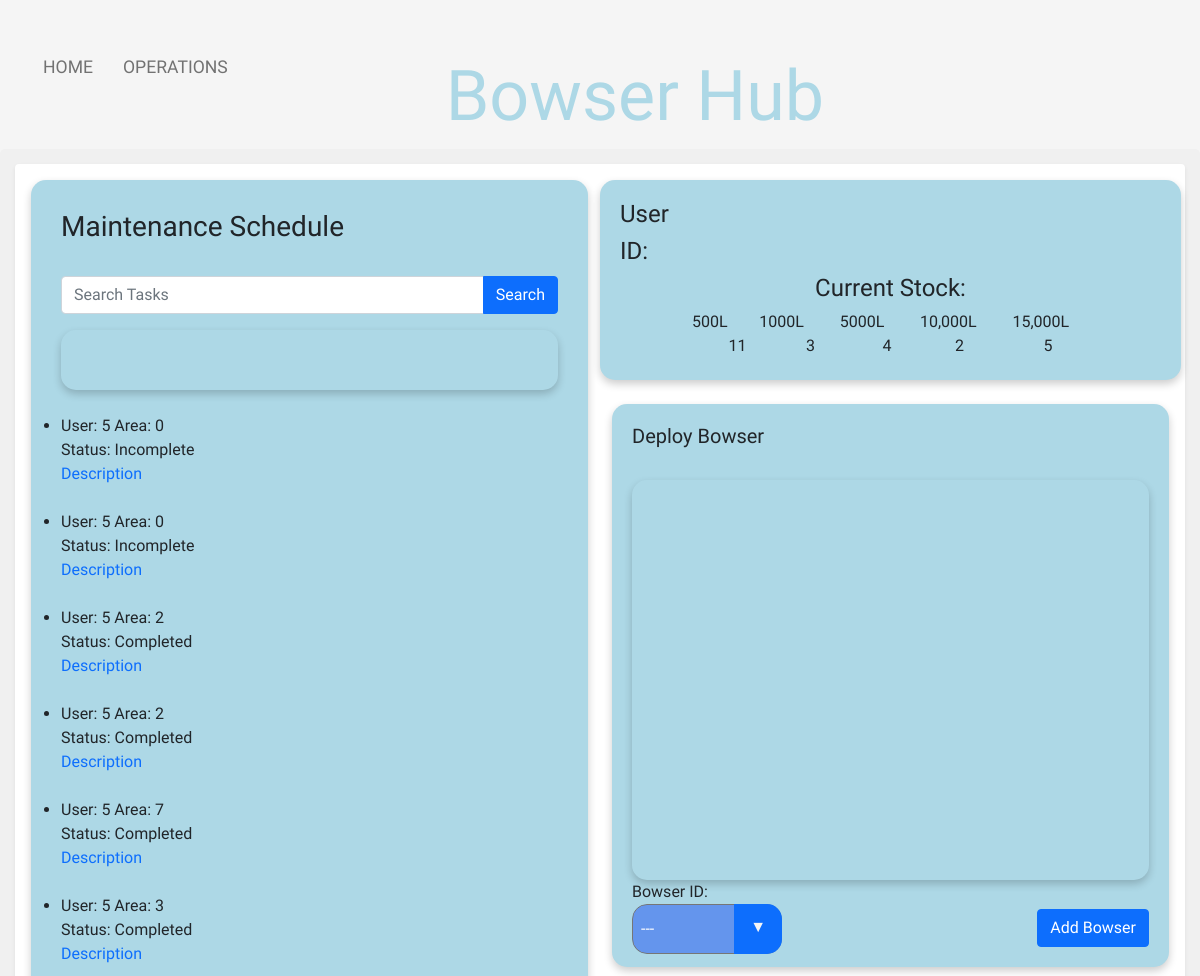
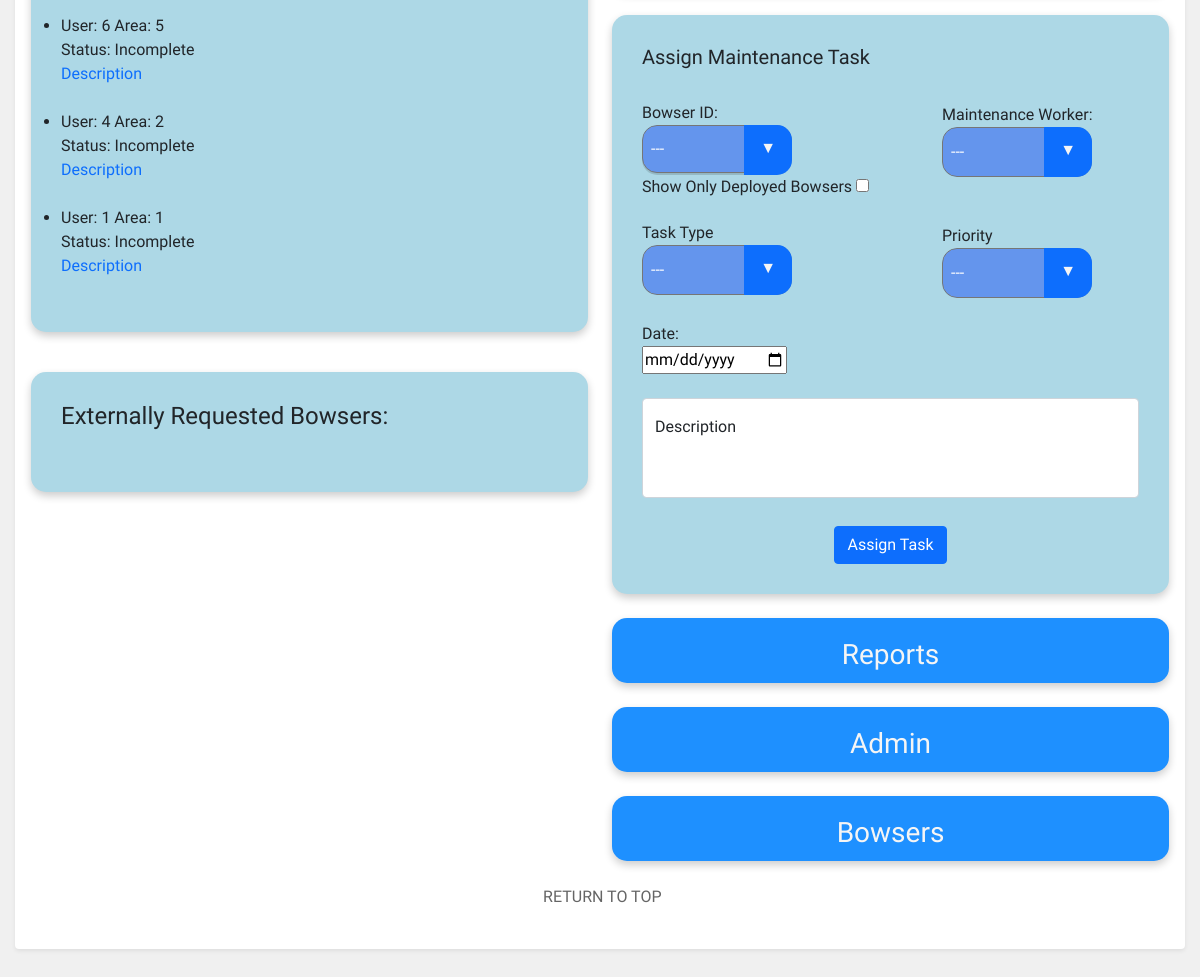
/operations/operations.php, run on the app's committed database (2 pictures, top to bottom).
### tables this page shows
CREATE TABLE `tbl_maintenance_schedule` (
  `Maintenance_ID` int(11) NOT NULL,
  `Bowser_ID` int(11) NOT NULL,
  `User_ID` int(11) NOT NULL,
  `Description` varchar(100) NOT NULL,
  `Status` varchar(100) NOT NULL,
  `Date` timestamp NOT NULL DEFAULT '0000-00-00 00:00:00',
  `Assigned_To` int(11) NOT NULL,
  `Area_ID` int(11) NOT NULL,
  `Priority` int(11) NOT NULL,
  `Task_Type` varchar(100) NOT NULL,
  `Completed_Date` timestamp NULL DEFAULT NULL
);

CREATE TABLE `tbl_bowser_stock` (
  `Bowser_Capacity` int(11) NOT NULL,
  `Stock` int(11) NOT NULL
);

### operations/operations.php (the view, shortened to what this page needs)
<!doctype html>
<html lang="en">
<head>
    <link href="https://cdn.jsdelivr.net/npm/bootstrap@5.1.1/dist/css/bootstrap.min.css" rel="stylesheet">
    <link rel="stylesheet" href="../global/global.css" type="text/css">
    <link rel="stylesheet" href="operations.css" type="text/css">
    <link rel="stylesheet" href="https://cdnjs.cloudflare.com/ajax/libs/jqueryui/1.12.1/jquery-ui.css" />
</head>
<body>
<div>
    <div class="nav-wrapper">
        <div class="left-side">
            <div class="nav-link-wrapper active-nav-link">
                <a class="text-focus-in" id="homeLink" href="../home/index.php">Home</a>
            </div>
            <div class="nav-link-wrapper active-nav-link">
                <a class="text-focus-in" href="operations.php">Operations</a>
            </div>
        </div>
        <div class="middle">
            <h2 class="text-focus-in" id="navTitle">Bowser Hub</h2>
        </div>
        <div class="right-side">
        </div>
    </div>
    <div class="upperPage">
        <div class="shadow-sm p-3 mb-5 bg-body rounded">
            <div class="row">
                <div class="col">
                    <ul class="operations-list">
                        <h3 class="text-focus-in"> Maintenance Schedule</h3>
                        <br />
                        <form action="" method="POST">
                            <div class="input-group mb-3">
                                <input type="text" name="term" id="term" class="form-control" placeholder="Search Tasks">
                                <button type="submit" name="submit" class="btn btn-primary">Search</button>
                            </div>
                        </form>
                        <div id="searchedTask">
                        </div>
                        <br />
                        <?php
                        $connection = OpenConnection();
                        $sql="SELECT * FROM tbl_maintenance_schedule ORDER BY Date DESC LIMIT 10 ";
                        $result = mysqli_query($connection, $sql);
                        while($row = mysqli_fetch_assoc($result)) {
                            echo "<li id='listItem'" .$row['Date'] ."<br />";
                            echo "User: ".$row['Assigned_To']."&nbsp"."Area: ".$row['Area_ID']."<br />";
                            echo "Status: ". $row['Status'];
                            echo "<br /><a href='#' data-toggle='popover' title='".$row['Description']."' data-content='test'>Description</a> ";
                            echo "<br /><br /></li>";
                        }
                        ?>
                    </ul>
                    <br />
                    <div id="requestAlerts">
                    <h4>Externally Requested Bowsers:</h4>
                    <br />
                    </div>
                    <br />
                </div>
                <div class="col">
                    <div class="row">
                        <div id="text_area">
                            <?php
                            $connection = OpenConnection();
                            $email = $_SESSION['email'];
                            $sql1="SELECT * FROM `tbl_user_account` WHERE email='$email'";
                            $username = current(explode('@', $email));
                            $result = mysqli_query($connection, $sql1);
                            $rows = mysqli_fetch_array($result);
                            $userID = $rows["User_ID"];
                            echo "<div id='userInfo'><h4>User&nbsp;".$username."</h4>";
                            echo "<h4>ID:&nbsp;".$userID."</h4></div>";
                            ?>
                            <div id="bowserStock">
                            <h4>Current Stock:</h4>
                            <tr>
                                <th>&nbsp;&nbsp;&nbsp;500L&nbsp;&nbsp;&nbsp;&nbsp;&nbsp;&nbsp;&nbsp;</th>
                                <th>1000L&nbsp;&nbsp;&nbsp;&nbsp;&nbsp;&nbsp;&nbsp;&nbsp;</th>
                                <th>5000L&nbsp;&nbsp;&nbsp;&nbsp;&nbsp;&nbsp;&nbsp;&nbsp;</th>
                                <th>10,000L&nbsp;&nbsp;&nbsp;&nbsp;&nbsp;&nbsp;&nbsp;&nbsp;</th>
                                <th>15,000L&nbsp;&nbsp;&nbsp;&nbsp;&nbsp;&nbsp;&nbsp;&nbsp;</th>
                            </tr>
                            <br />
                            <?php
                            function returnBowserStock($capacityNo){
                                $connection = OpenConnection();
                                $sql ="SELECT * FROM `tbl_bowser_stock` WHERE Bowser_Capacity = '$capacityNo'";
                                $result = mysqli_query($connection, $sql);
                                $rows = mysqli_fetch_array($result);
                                $stock = $rows["Stock"];
                                return $stock;
                            }
                            $fiveHundred = returnBowserStock(500);
                            $thousand = returnBowserStock(1000);
                            $fiveThousand = returnBowserStock(5000);
                            $tenThousand = returnBowserStock(10000);
                            $fifteenThousand = returnBowserStock(15000);
                            echo "<tr><td>".$fiveHundred."</td><td>&nbsp;&nbsp;&nbsp;&nbsp;&nbsp;&nbsp;&nbsp;&nbsp;&nbsp;&nbsp;&nbsp;&nbsp;&nbsp;&nbsp;&nbsp;".$thousand."</td>
                                 <td>&nbsp;&nbsp;&nbsp;&nbsp;&nbsp;&nbsp;&nbsp;&nbsp;&nbsp;&nbsp;&nbsp;&nbsp;&nbsp;&nbsp;&nbsp;&nbsp;".$fiveThousand."</td><td>&nbsp;&nbsp;&nbsp;&nbsp;&nbsp;&nbsp;&nbsp;&nbsp;&nbsp;&nbsp;&nbsp;&nbsp;&nbsp;&nbsp;&nbsp;&nbsp;"
                                .$tenThousand."</td><td>&nbsp;&nbsp;&nbsp;&nbsp;&nbsp;&nbsp;&nbsp;&nbsp;&nbsp;&nbsp;&nbsp;&nbsp;&nbsp;&nbsp;&nbsp;&nbsp;&nbsp;&nbsp;&nbsp;&nbsp;"
                                .$fifteenThousand."</td></tr><br />";
                            ?>
                            </div>
                        </div>
                    </div>
                    <br />
                    <div id="viewMap">
                    <form id="formInsertEvent" method="post" enctype="multipart/form-data" >
                        <h5>Deploy Bowser</h5><br />
                        <div class="mapDiv" id="map" name="maps" onClick="markerLocation()"> </div>
                        <label>Bowser ID:</label>
                        <br />
                        <div id="bowserInsertion">
                        <div class="select">
                                <select name="bowserForInsert" id="select">
                                    <?php
                                    echo "<option value='-1' disabled selected>---</option>";
                                    ?>
                                </select>
                        </div>
                        </div>
                        <div id="insertButton">
                            <button type="submit" name="submitBowser" class="btn btn-primary ">Add Bowser</button>
                        </div>
                    </form>
                    </div>
                        <br />
                        <div id="taskAllocation">
                        <form method="post" action="allocateTaskDAO.php" id="formAllocateTask">
                            <h5>Assign Maintenance Task</h5>
                        <br />
                            <div id="bowserID">
                                <label>Bowser ID:</label>
                                <br />
                                <div class="select">
                                  <p>
                                    <select name="bowserID" id="select">
                                      <?php
                                        echo "<option value='-1' disabled selected>---</option>";
                                        ?>
                                    </select>
                                </div>
									<label for="filter">Show Only Deployed Bowsers</label>
                                    <input type="checkbox" name="filter" form="Filter" value="filter" onchange="this.form.submit()" <?php if(!empty($_SESSION["filter"])){echo "checked";} ?>></input>
                            </div>
                            <br />
                            <div id="maintenanceID">
                                <label>Maintenance Worker:</label>
                                <br />
                                <div class="select">
                                    <select name="workerID" id="select">
                                        <?php
                                        echo "<option value='-1' disabled selected>---</option>";
                                        ?>
                                    </select>
                                </div>
                            </div>
                            <br />
                            <div id="taskID">
                                <label>Task Type</label>
                                <div id="taskType" class="select">
                                    <select name="task" id="select">
                                        <option value='-1' disabled selected>---</option>
                                    </select>
                                </div>
                            </div>
                            <br />
                            <div id="priorityID">
                                <label>Priority</label>
                                <div id="priorityMenu" class="select">
                                    <select name="priority" id="select">
                                        <option value='-1' disabled selected>---</option>
                                    </select>
                                </div>
                            </div>
                            <br />
                            <div id="dateID">
                                <label>Date:</label>
                                <br />
                                <input type="date" id="dateID" name="date">
                            </div>
                            <br />
                            <div class="form-floating" id="formID">
                                <textarea class="form-control" name="description" placeholder="description"style="height: 100px"></textarea>
                                <label for="floatingTextarea2">Description</label>
                            </div>
                            <br /><br />
                            <div id="allocateSubmitID">
                                <button type="submit" name="allocateTaskSubmit" class="btn btn-primary">Assign Task</button>
                            </div>
                        </form>
                    </div>
                    <br />
                    <div class="vibrate-2">
                        <div class="d-grid gap-2" id="modalButton" >
                            <a class="text-focus-in" href="javascript:popUpWindow('reports.php','heatmap','900','500')" class="remove_outline" ><h3 id="buttonTxt">Reports</h3></a>
                        </div>
                    </div>
                    <br />
                    <div class="vibrate-2">
                        <div class="d-grid gap-2" id="modalButton" >
                            <a class="text-focus-in" href="javascript:popUpWindow('admin.php','admin','900','500')" class="remove_outline" ><h3 id="buttonTxt">Admin</h3></a>
                        </div>
                    </div>
                    <br />
                    <div class="vibrate-2">
                        <div class="d-grid gap-2" id="modalButton" >
                            <a class="text-focus-in" class="remove_outline" href="javascript:popUpWindow('../bowsers/bowsers.php','bowsers','1000','700')"><h3 id="buttonTxt">Bowsers</h3></a>
                        </div>
                    </div>
                    <br />
                </div>
</div>
    <br /><br />
<p><a id="top_link" href="#back_to_top" >RETURN TO TOP</a></p>
<br />  <br />
</body>
</html>

### global/global.css (style rules this page uses)
.left-side { margin-left: 5px; }
body { font-family: "Comfortaa", cursive; margin: 0px; background-color: whitesmoke; }
.nav-wrapper { display: flex; justify-content: space-between; padding: 38px; font-size: larger; }
#navTitle { font-family: 'Rubik Moonrocks', cursive; font-size: 90px; color: lightblue; margin-left: 30pc; }
.left-side { display: flex; margin-left: -4%; }
.nav-wrapper > .left-side > div { margin-right: 30px; text-transform: uppercase; font-size: 1.1rem; }
.nav-link-wrapper { height: 22px; border-bottom: 1px solid transparent; transition: border-bottom 0.5s; }
.active-nav-link a { color: #727272; }
.nav-link-wrapper a { color: #727272; text-decoration: none; transition: color 0.5s; }
.text-focus-in { -webkit-animation: text-focus-in 0.7s cubic-bezier(0.55, 0.085, 0.68, 0.53) both; animation: text-focus-in 0.7s cubic-bezier(0.55, 0.085, 0.68, 0.53) both; animation-delay: 0.7s; }
.middle { margin-left: -30%; }
.upperPage { background-color: rgb(240, 240, 240); border-radius: 5px; padding: 15px; margin-top: -35px; }
#top_link { color: #656565; margin-left: 45%; }
a:link { text-decoration: none; }
#map { height: 400px; }
.mapDiv { padding: 5px; border: 0; border-radius: 15px; box-shadow: 0 4px 8px 0 rgba(0, 0, 0, 0.2); }
textarea { resize: none; }
select { -webkit-appearance: none; -moz-appearance: none; -ms-appearance: none; appearance: none; outline: 0; background: #0d6efd; background-image: none; border-radius: 15px; box-shadow: 0 4px 8px 0 rgba(0, 0, 0, 0.2); font-family: "Comfortaa", cursive; }
.select { position: relative; display: block; height: 2.9em; line-height: 2.9; background: transparent; overflow: hidden; border-radius: 15px; width: 280px; height: 50px; }
select { width: 100%; height: 100%; margin: 0; padding: 0 0 0 0.5em; color: #fff; cursor: pointer; }
.select::after { content: "\25BC"; position: absolute; top: 0; right: 0; bottom: 0; padding: 0 1em; background: #0d6efd; pointer-events: none; }
.select::after { -webkit-transition: 0.25s all ease; -o-transition: 0.25s all ease; transition: 0.25s all ease; }
@media only screen and (max-width: 1200px) { .middle { margin-left: -50px; } }
@media only screen and (max-width: 1200px) { #navTitle { margin-left: -50px; font-size: 70px; } }

### operations/operations.css (style rules this page uses)
.left-side { margin-left: 5px; }
.operations-list { padding: 30px; background-color: lightblue; border: 0; border-radius: 15px; box-shadow: 0 4px 8px 0 rgba(0, 0, 0, 0.2); }
#searchedTask { padding: 30px; border: 0 cornflowerblue; border-radius: 15px; box-shadow: 0 4px 8px 0 rgba(0, 0, 0, 0.2); }
#text_area { height: 200px; padding: 20px; background-color: lightblue; border: 0; border-radius: 15px; box-shadow: 0 4px 8px 0 rgba(0, 0, 0, 0.2); }
#bowserStock { text-align: center; }
#requestAlerts { padding: 30px; background-color: lightblue; border: 0; border-radius: 15px; box-shadow: 0 4px 8px 0 rgba(0, 0, 0, 0.2); }
#viewMap { padding: 20px; font-stretch: expanded; background-color: lightblue; border: 0; border-radius: 15px; box-shadow: 0 4px 8px 0 rgba(0, 0, 0, 0.2); }
#buttonTxt { color: whitesmoke; text-align: center; }
#modalButton { height: 65px; padding: 20px; font-stretch: expanded; background-color: dodgerblue; border: 0; border-radius: 15px; box-shadow: 0 4px 8px 0 rgba(0, 0, 0, 0.2); }
#taskAllocation { padding: 30px; font-stretch: expanded; background-color: lightblue; border: 0; border-radius: 15px; box-shadow: 0 4px 8px 0 rgba(0, 0, 0, 0.2); }
#insertButton { text-align: right; margin-top: -45px; }
.select { width: 150px; color: whitesmoke; }
select { background: cornflowerblue; }
#maintenanceID { margin-left: 300px; margin-top: -120px; }
#taskID { margin-top: 20px; }
#priorityID { margin-left: 300px; margin-top: -95px; }
#allocateSubmitID { margin-top: -20px; text-align: center; }
.vibrate-2 { -webkit-animation: vibrate-2 2s linear infinite both; animation: vibrate-2 2s linear infinite both; }

### data on the page
tbl_maintenance_schedule: Assigned_To "5", Area_ID "0", Status "Incomplete"
tbl_maintenance_schedule: Assigned_To "5", Area_ID "0", Status "Incomplete"
tbl_maintenance_schedule: Assigned_To "5", Area_ID "2", Status "Completed"
tbl_maintenance_schedule: Assigned_To "5", Area_ID "2", Status "Completed"
tbl_maintenance_schedule: Assigned_To "5", Area_ID "7", Status "Completed"
tbl_maintenance_schedule: Assigned_To "5", Area_ID "3", Status "Completed"
tbl_maintenance_schedule: Assigned_To "6", Area_ID "5", Status "Incomplete"
tbl_maintenance_schedule: Assigned_To "4", Area_ID "2", Status "Incomplete"
tbl_maintenance_schedule: Assigned_To "1", Area_ID "1", Status "Incomplete"
tbl_bowser_stock: Stock "11"
tbl_bowser_stock: Stock "3"
tbl_bowser_stock: Stock "4"
tbl_bowser_stock: Stock "2"
tbl_bowser_stock: Stock "5"
